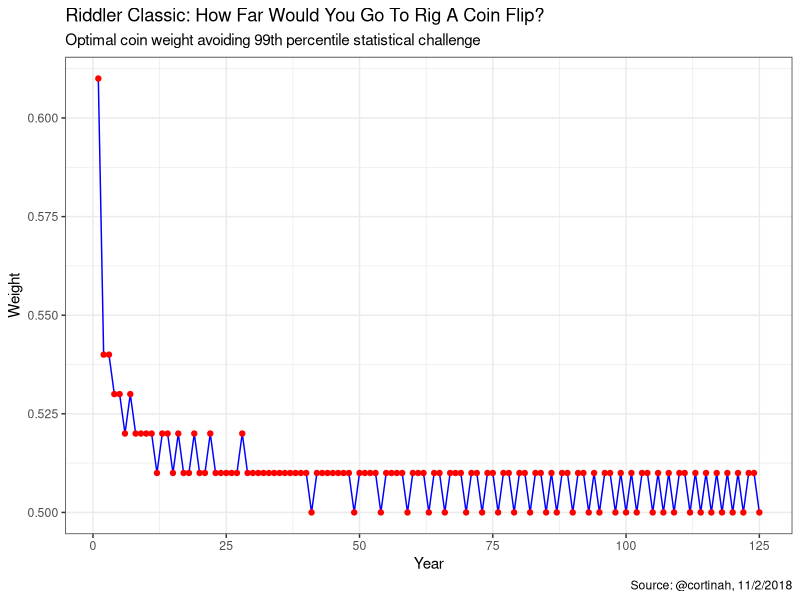

The R script that drew this image:
## ---- chunk 1
knitr::opts_chunk$set(echo = TRUE)
knitr::opts_chunk$set(results = 'asis')
options(digits=4)
library(ggplot2)
## ---- chunk 2
senators <- 51:100
sum(choose(100, senators)) * (1/2)^100
## ---- chunk 3
senators <- 60:100
sum(choose(100, senators)) * (1/2)^100
## ---- chunk 4
senators <- 60:100
weighting <- function(x) sum(choose(100, senators) * (x^senators) * (1-x)^(100-senators)) - 0.5
result <- uniroot(weighting, c(0,1))
result$root
## ---- chunk 5
qbinom(c(0, 0.99), size=100, prob=0.5)
qbinom(c(0, 0.99), size=200, prob=0.5)
## ---- chunk 6
qbinom(c(0, 0.99), size=10000, prob=0.5)
## ---- chunk 7
p <- 0.5116
senators <- 60:100
sum(choose(100, senators) * (p^senators) * (1-p)^(100-senators))

100 * sum(choose(100, senators) * (p^senators) * (1-p)^(100-senators))



## ---- chunk 8
optimal <- as.data.frame(matrix(NA,nrow=125,ncol=5))
colnames(optimal) <- c('Year','quantile','opt','diff','Weight')
optimal$Year <- 1:125
optimal$quantile <- qbinom(0.99, size=100*optimal$Year, prob=0.5)
optimal$opt <- optimal$quantile-1
optimal$diff[2:125] <- diff(optimal$opt); optimal$diff[1] <- 61
optimal$Weight <- optimal$diff/100
## ---- chunk 9
ggplot(optimal,aes(x=Year,y=Weight)) +geom_line(color='blue') +geom_point(color='red') +theme_bw() +labs(title='Riddler Classic: How Far Would You Go To Rig A Coin Flip?', subtitle='Optimal coin weight avoiding 99th percentile statistical challenge',caption='Source: @cortinah, 11/2/2018')
